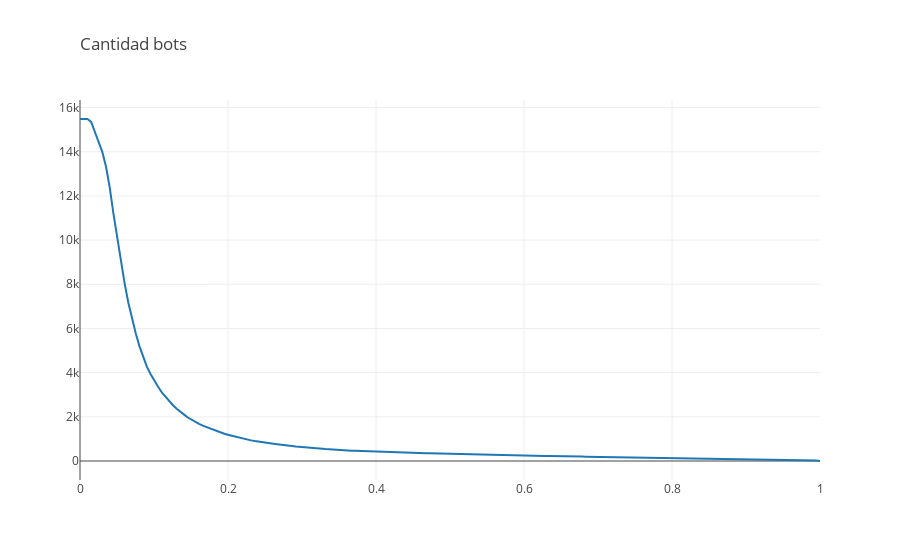

Source (notebook cell):
### Code cell
import math
usuarios_prob.loc[:,'probLog'] = usuarios_prob.Prob_Bot.apply(lambda x: math.sqrt(x))

yval = []
xval = np.linspace(0,1, 200)
for i in xval:
    cantUsuarios = len(usuarios_prob[usuarios_prob['probLog']>i])
    yval.append(cantUsuarios)
trace1 = go.Scatter(
    name='Inscriptos',
    x=xval,
    y=yval,
#     line={
#         'shape': 'spline',
#         'smoothing': 0.7,
#     }
)
layout = go.Layout(
    title=go.layout.Title(
        text='Cantidad bots',
        xref='paper',
        x=0
    ),
)
fig = go.Figure(data=[trace1], layout=layout)
print(len(usuarios_prob))
iplot(fig)

### Figure 1 — Plotly figure (JSON) as saved in the notebook; plotly's stock layout.template omitted (floating-point values rounded to 4 significant figures; data arrays with more than 128 entries replaced by an {"elided": "..."} marker saying what was removed)
{"data": [{"name": "Inscriptos", "type": "scatter", "uid": "7048086b-1b39-446f-b488-9b43ad1eb571", "x": {"elided": "200 float values"}, "y": {"elided": "200 int values"}}], "layout": {"title": {"text": "Cantidad bots", "x": 0, "xref": "paper"}}}
